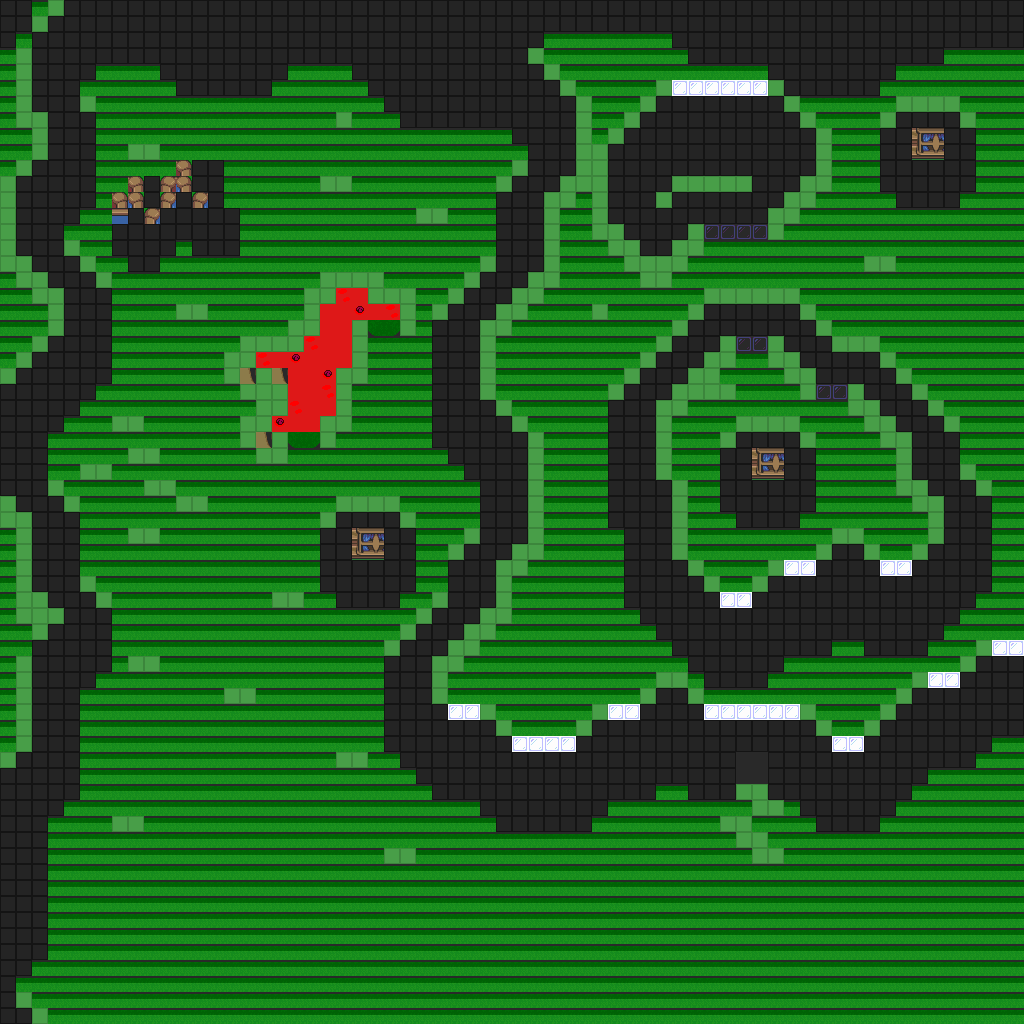

Tiled map render using the project's own tile images. Description and the map definition, with tile-layer contents summarised, below:
An orthogonal 64x64 tile map with 16x16 px tiles, 1 tile layer (base), 1 hidden layer not drawn and 14 objects.

<map version="1.10" tiledversion="1.12.1" orientation="orthogonal" renderorder="right-down" width="64" height="64" tilewidth="16" tileheight="16" infinite="0" nextlayerid="3" nextobjectid="15">
 <tileset firstgid="1" source="../classiciphone_pics4.tsx" />
 <layer id="1" name="base" width="64" height="64">
  <data>[4096 cells, 4096 non-empty, 139 distinct tile ids]</data>
 </layer>
 <layer id="2" name="collision" width="64" height="64" visible="0">
  <properties><property name="collision" value="true" /></properties>
  <data>[4096 cells, 1281 non-empty, 1 distinct tile ids]</data>
 </layer>
 <objectgroup id="3" name="npcs">
  <object id="1" x="576.0" y="-32.0" width="16" height="16">
   <properties>
    <property name="gani" value="classic_hellthorne.png" />
    <property name="script" type="string">-- Auto-converted from GraalScript
-- // NPC made by Cappa (LAT)
-- if (created) {
end
-- if (playertouchsme) {
end</property>
   </properties>
  </object>
  <object id="2" x="112.0" y="48.0" width="16" height="16">
   <properties>
    <property name="gani" value="classic_hellthorne.png" />
    <property name="script" type="string">-- Auto-converted from GraalScript
-- // NPC made by Cappa (LAT)
-- if (created) {
end
-- if (playertouchsme) {
end</property>
   </properties>
  </object>
  <object id="3" x="816.0" y="608.0" width="16" height="16">
   <properties>
    <property name="gani" value="classic_hellthorne.png" />
    <property name="script" type="string">-- Auto-converted from GraalScript
-- // NPC made by Cappa (LAT)
-- if (created) {
end
-- if (playertouchsme) {
end</property>
   </properties>
  </object>
  <object id="4" x="704.0" y="464.0" width="16" height="16">
   <properties>
    <property name="gani" value="classic_hellthorne.png" />
    <property name="script" type="string">-- Auto-converted from GraalScript
-- // NPC made by Cappa (LAT)
-- if (created) {
end
-- if (playertouchsme) {
end</property>
   </properties>
  </object>
  <object id="5" x="80.0" y="672.0" width="16" height="16">
   <properties>
    <property name="gani" value="classic_hellthorne.png" />
    <property name="script" type="string">-- Auto-converted from GraalScript
-- // NPC made by Cappa (LAT)
-- if (created) {
end
-- if (playertouchsme) {
end</property>
   </properties>
  </object>
  <object id="6" x="224.0" y="304.0" width="16" height="16">
   <properties>
    <property name="gani" value="classic_hellbush.png" />
    <property name="script" type="string">-- Auto-converted from GraalScript
-- // NPC made by Cappa (LAT)
-- if (created) {
end
-- if (playertouchsme) {
end</property>
   </properties>
  </object>
  <object id="7" x="352.0" y="272.0" width="16" height="16">
   <properties>
    <property name="gani" value="classic_hellbush.png" />
    <property name="script" type="string">-- Auto-converted from GraalScript
-- // NPC made by Cappa (LAT)
-- if (created) {
end
-- if (playertouchsme) {
end</property>
   </properties>
  </object>
  <object id="8" x="96.0" y="32.0" width="16" height="16">
   <properties>
    <property name="gani" value="classic_hellbush.png" />
    <property name="script" type="string">-- Auto-converted from GraalScript
-- // NPC made by Cappa (LAT)
-- if (created) {
end
-- if (playertouchsme) {
end</property>
   </properties>
  </object>
  <object id="9" x="160.0" y="48.0" width="16" height="16">
   <properties>
    <property name="gani" value="classic_hellbush.png" />
    <property name="script" type="string">-- Auto-converted from GraalScript
-- // NPC made by Cappa (LAT)
-- if (created) {
end
-- if (playertouchsme) {
end</property>
   </properties>
  </object>
  <object id="10" x="96.0" y="432.0" width="16" height="16">
   <properties>
    <property name="gani" value="classic_hellbush.png" />
    <property name="script" type="string">-- Auto-converted from GraalScript
-- // NPC made by Cappa (LAT)
-- if (created) {
end
-- if (playertouchsme) {
end</property>
   </properties>
  </object>
  <object id="11" x="656.0" y="784.0" width="16" height="16">
   <properties>
    <property name="gani" value="classic_hellbush.png" />
    <property name="script" type="string">-- Auto-converted from GraalScript
-- // NPC made by Cappa (LAT)
-- if (created) {
end
-- if (playertouchsme) {
end</property>
   </properties>
  </object>
  <object id="12" x="784.0" y="832.0" width="16" height="16">
   <properties>
    <property name="gani" value="classic_hellbush.png" />
    <property name="script" type="string">-- Auto-converted from GraalScript
-- // NPC made by Cappa (LAT)
-- if (created) {
end
-- if (playertouchsme) {
end</property>
   </properties>
  </object>
  <object id="13" x="864.0" y="464.0" width="16" height="16">
   <properties>
    <property name="gani" value="classic_hellbush.png" />
    <property name="script" type="string">-- Auto-converted from GraalScript
-- // NPC made by Cappa (LAT)
-- if (created) {
end
-- if (playertouchsme) {
end</property>
   </properties>
  </object>
  <object id="14" x="816.0" y="112.0" width="16" height="16">
   <properties>
    <property name="gani" value="classic_hellbush.png" />
    <property name="script" type="string">-- Auto-converted from GraalScript
-- // NPC made by Cappa (LAT)
-- if (created) {
end
-- if (playertouchsme) {
end</property>
   </properties>
  </object>
 </objectgroup>
</map>
